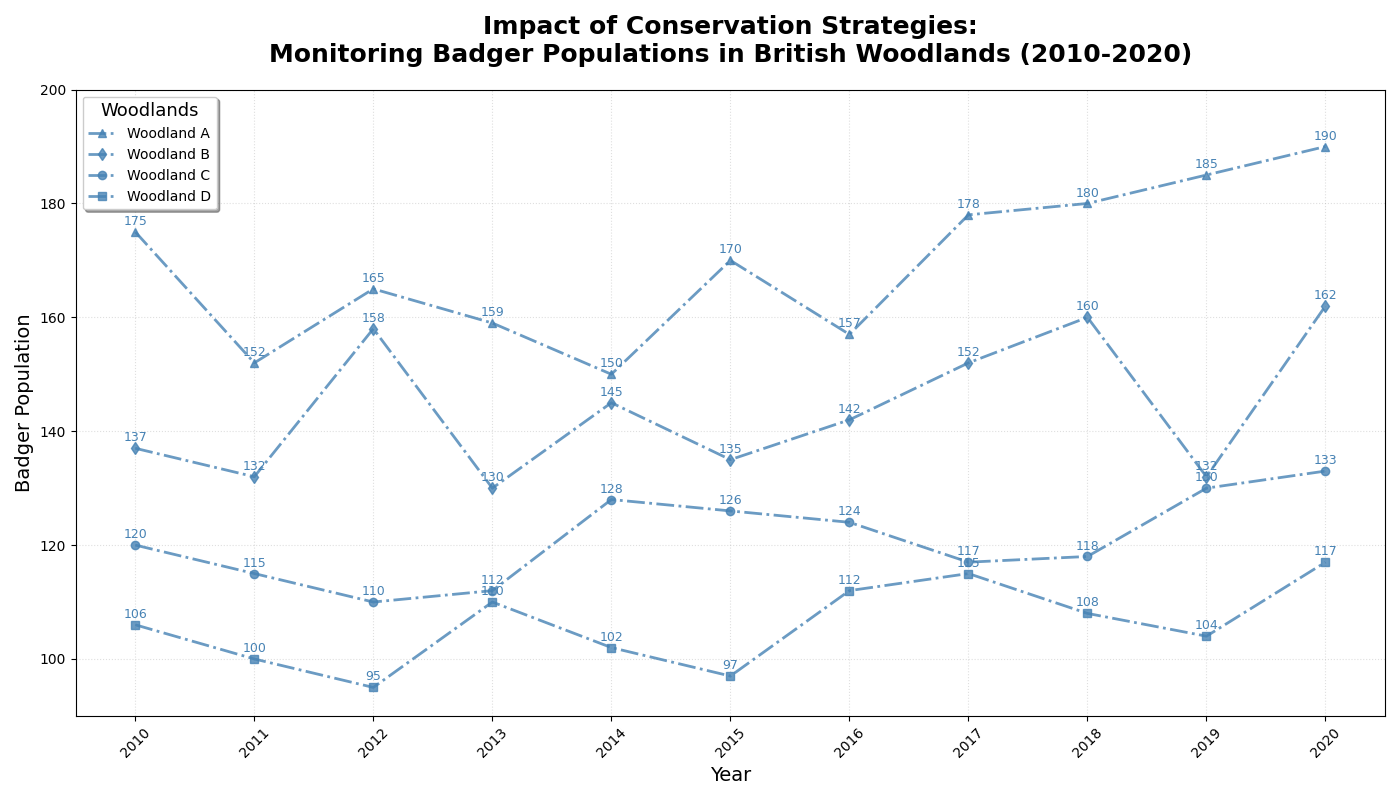

Source code (Python):
import matplotlib.pyplot as plt
import numpy as np

years = np.arange(2010, 2021)

# Manually shuffled data for each woodland
woodland_A = np.array([175, 152, 165, 159, 150, 170, 157, 178, 180, 185, 190])
woodland_B = np.array([137, 132, 158, 130, 145, 135, 142, 152, 160, 132, 162])
woodland_C = np.array([120, 115, 110, 112, 128, 126, 124, 117, 118, 130, 133])
woodland_D = np.array([106, 100, 95, 110, 102, 97, 112, 115, 108, 104, 117])

single_color = '#4682B4'
markers = ['^', 'd', 'o', 's']

fig, ax1 = plt.subplots(figsize=(14, 8))

woodlands_data = [woodland_A, woodland_B, woodland_C, woodland_D]
woodland_names = ["Woodland A", "Woodland B", "Woodland C", "Woodland D"]

for data, name, marker in zip(woodlands_data, woodland_names, markers):
    ax1.plot(years, data, label=name, color=single_color, marker=marker, linestyle='-.', linewidth=2, alpha=0.8)
    for (x, y) in zip(years, data):
        ax1.annotate(f'{y}', xy=(x, y), xytext=(0, 5),
                     textcoords='offset points', ha='center', fontsize=9, color=single_color)

ax1.set_title('Impact of Conservation Strategies:\nMonitoring Badger Populations in British Woodlands (2010-2020)', 
              fontsize=18, fontweight='bold', pad=20)
ax1.set_xlabel('Year', fontsize=14)
ax1.set_ylabel('Badger Population', fontsize=14)
ax1.grid(True, linestyle=':', alpha=0.4)

ax1.legend(title='Woodlands', title_fontsize='13', loc='best', frameon=True, shadow=True)

plt.xticks(years, rotation=45)
plt.ylim(90, 200)

plt.tight_layout()

plt.show()
